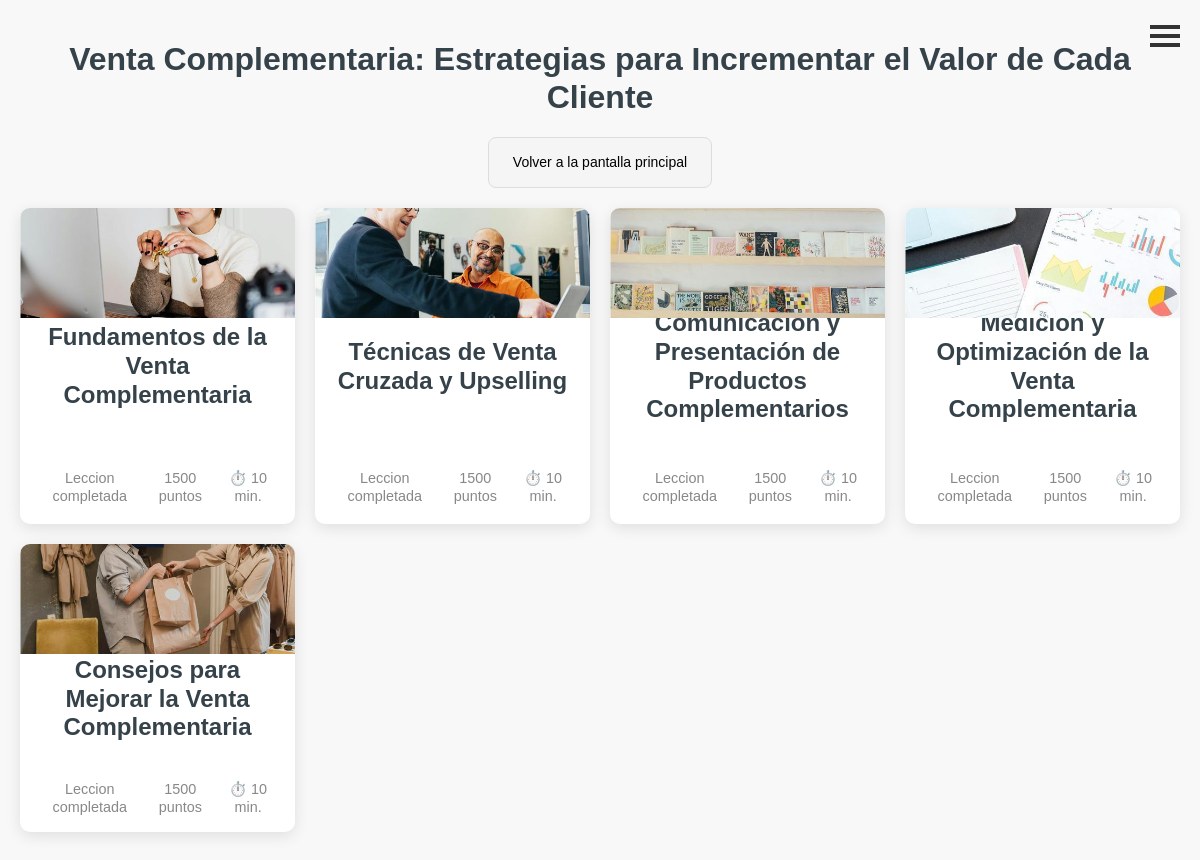
Before: /curso/2/ (signed in) with the older database file.
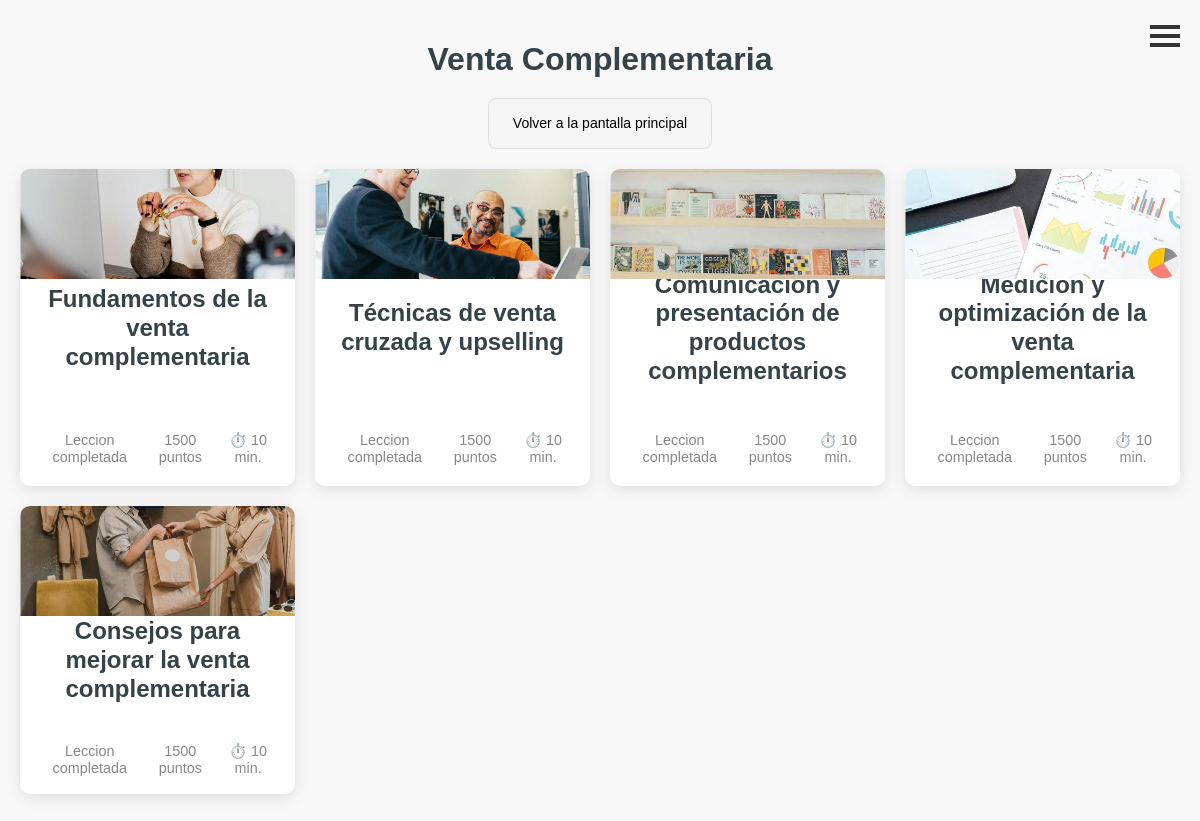
After: the same page with the newer database file.
### cursos/models.py (models this page shows, shortened)
class Curso(models.Model):
    titulo = models.CharField(max_length=200)
    explicacion = models.TextField()
    miniexplicacion = models.TextField()
    fecha_creacion = models.DateTimeField(default=timezone.now)
    puntos = models.SmallIntegerField()
    miniatura = models.ImageField(upload_to='images/miniaturas/')

class Leccion(models.Model):
    titulo = models.CharField(max_length=200)
    explicacion = models.TextField()
    autor = models.ForeignKey('Autor', on_delete=models.CASCADE)
    fecha_creacion = models.DateTimeField(default=timezone.now)
    contenido = models.TextField()
    puntos = models.SmallIntegerField()
    ejercicio = models.ForeignKey('Ejercicio', on_delete=models.CASCADE, blank=True, null=True)
    curso = models.ForeignKey('Curso', on_delete=models.CASCADE)
    miniatura = models.ImageField(upload_to='images/miniaturas/')
    imagen1 = models.ImageField(upload_to='images/lecciones/')
    imagen2 = models.ImageField(upload_to='images/lecciones/')
    imagen3 = models.ImageField(upload_to='images/lecciones/')
    imagen4 = models.ImageField(upload_to='images/lecciones/')
    imagen5 = models.ImageField(upload_to='images/lecciones/')

### cursos/views.py (the view)
def detalle_curso(request, pk):
    curso = get_object_or_404(Curso, pk=pk)
    lecciones = Leccion.objects.filter(curso_id=pk)
    lecciones_completadas = {}
    for leccion in lecciones:
        leccion_completada = UsuarioLeccion.objects.filter(usuario=request.user, leccion=leccion, completada=True).exists()
        lecciones_completadas[leccion.id] = leccion_completada
    return render(request, 'cursos/detalle_curso.html', {'curso': curso, 'lecciones':lecciones, 'lecciones_completadas': lecciones_completadas})

### cursos/templatetags/custom_filters.py (called while the page is built)
@register.filter
def get_item(dictionary, key):
    return dictionary.get(key)

### cursos/templates/cursos/detalle_curso.html (shortened to what this page needs)
{% extends 'cursos/base.html' %}
{% load custom_filters %}
{% load static %}
{% block content %}
<section class="course-categories">
    <h2>{{ curso.titulo }}</h2>
    <div class="back-to-menu">
        <a href="/">Volver a la pantalla principal</a>
      </div>
    <div class="categories-grid">
      {% for leccion in lecciones %}
      <div class="category-item">
        <div class="category-image">
            <img src="{{ leccion.miniatura.url }}" alt="imagen" />
        </div>
        <div class="category-content">
            <h3><a href="{% url 'detalle_leccion' pk=leccion.pk %}" title='{{leccion.titulo}}'>{{leccion.titulo}}</a></h3>
            <div class="category-meta">
                <span>
                {% if lecciones_completadas|default_if_none:""|get_item:leccion.id %}
                    <div class="lesson-subtext">Leccion completada</div>
                {% else %}
                    <div class="lesson-subtext">Lección pendiente</div>
                {% endif %}
                </span>
                <span>1500 puntos</span>
                <span>⏱️ 10 min.</span>
            </div>
        </div>
    </div>
    {% endfor %}
            </div>
        </section>
{% endblock %}

### cursos/templates/cursos/base.html (shortened to what this page needs)
{% load static %}
<!DOCTYPE html>
<html>
    <head>
        <link rel="stylesheet" href="{% static 'css/curso.css' %}">
    </head>
    <body>
    {% if user.is_authenticated %}
            <div class="menu-icon" id="menuIcon">
                <div class="bar"></div>
                <div class="bar"></div>
                <div class="bar"></div>
            </div>
    {% endif %}
                {% block content %}
                {% endblock %}
    </body>
</html>

### cursos/static/css/curso.css (style rules this page uses)
body, h1, h2, p, ul { margin: 0; padding: 0; list-style: none; }
body { font-family: Arial, sans-serif; line-height: 1.2; background-color: #f4f4f4; color: #333; }
.course-categories { padding: 40px 20px; background-color: #f8f8f8; text-align: center; }
.course-categories h2 { margin-bottom: 20px; font-size: 2rem; color: #35424a; }
.categories-grid { display: grid; gap: 20px; grid-template-columns: repeat(auto-fit, minmax(250px, 1fr)); margin-top: 5px; }
.category-item { background-color: #fff; border-radius: 10px; box-shadow: 0px 4px 15px rgba(0, 0, 0, 0.1); overflow: hidden; transition: transform 0.3s ease, box-shadow 0.3s ease; display: flex; flex-direction: column; justify-content: space-between; }
.category-item a { color: #35424a; text-decoration: none; font-weight: bold; border-bottom: 2px solid transparent; transition: color 0.3s ease, border-bottom-color 0.3s ease; }
.category-content { padding: 20px; display: flex; flex-direction: column; height: 100%; }
.category-content h3 { font-size: clamp(1.2rem, 3vw, 1.5rem); color: #35424a; margin-bottom: 10px; margin-top: 5px; flex: 0 1 30%; display: flex; align-items: center; justify-content: center; text-align: center; max-height: 30%; }
.category-meta { display: flex; gap: 10px; font-size: 0.9rem; color: #888; flex: 0 1 20%; align-items: center; justify-content: center; text-align: center; margin-top: auto; max-height: 20%; }
.category-meta span { display: flex; align-items: center; gap: 5px; }
.category-image { width: 100%; padding-top: 40%; position: relative; overflow: hidden; background-color: #f8f8f8; }
.category-image img { position: absolute; top: 50%; left: 50%; width: 100%; height: 100%; object-fit: cover; transform: translate(-50%, -50%); }
.back-to-menu { display: block; margin-bottom: 20px; padding: 8px 12px; text-align: center; background-color: #f5f5f5; color: #333; font-size: 14px; font-weight: normal; text-decoration: none; border-radius: 8px; border: 1px solid #ddd; transition: background-color 0.3s ease, color 0.3s ease; cursor: pointer; width: fit-content; margin-left: auto; margin-right: auto; }
.back-to-menu a { display: block; padding: inherit; color: inherit; text-decoration: none; }
.back-to-menu a { text-decoration: none; color: #000; }
.menu-icon { position: absolute; top: 20px; right: 20px; width: 30px; cursor: pointer; }
.menu-icon .bar { width: 100%; height: 4px; background-color: #333; margin: 5px 0; transition: 0.3s; }

Changed rows visible on the page:
changed Curso: titulo "Venta Complementaria: Estrategias para Incrementar el Valor de Cada Cliente" → "Venta Complementaria"
changed Leccion: titulo "Fundamentos de la Venta Complementaria" → "Fundamentos de la venta complementaria"
changed Leccion: titulo "Técnicas de Venta Cruzada y Upselling" → "Técnicas de venta cruzada y upselling"
changed Leccion: titulo "Comunicación y Presentación de Productos Complementarios" → "Comunicación y presentación de productos complementarios"
changed Leccion: titulo "Medición y Optimización de la Venta Complementaria" → "Medición y optimización de la venta complementaria"
changed Leccion: titulo "Consejos para Mejorar la Venta Complementaria" → "Consejos para mejorar la venta complementaria"
